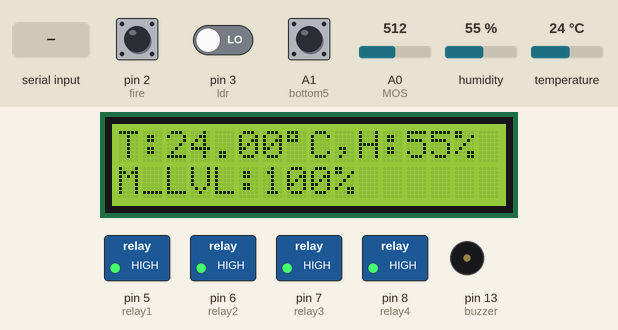
Recording of a sketch running on a simulated Arduino Uno, built with avr-gcc and run on an emulated ATmega328P. On the bench: 16×2 character LCD, switched loads named in the sketch (green lamp = pin HIGH), buzzer (waves = sounding, pin HIGH). The inputs (shaded band) are chosen by the test bench; at power-on: humidity 55 %, A0 (MOS) = 512, pin 2 (fire) HIGH, pin 3 (ldr) LOW, A1 (bottom5) LOW, temperature 24 °C. What the sketch prints to the serial monitor is not drawn.

Above: at 1.2 s.
1.3 s: humidity set to 52 %
At 2.8 s:
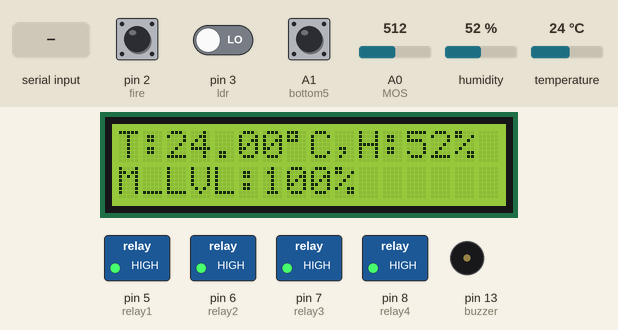
3.6 s: humidity set to 49 %
At 5.3 s:
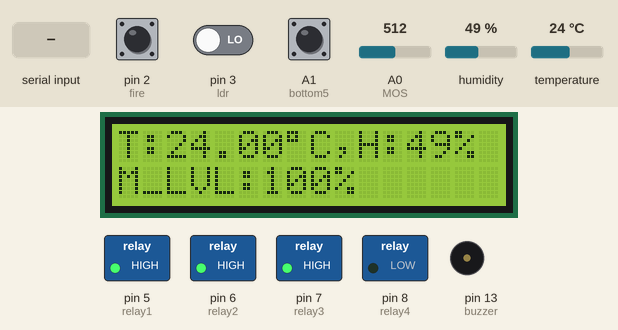
5.7 s: A0 (MOS) set to 612
At 6.2 s:
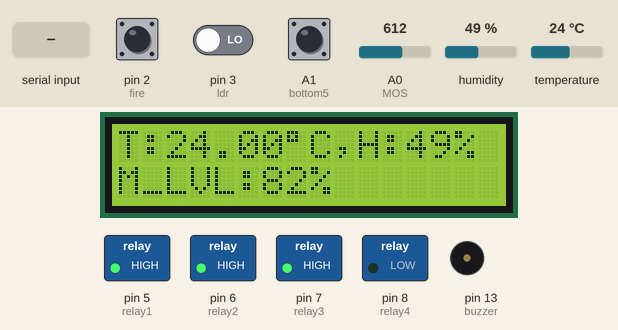
7.2 s: A0 (MOS) set to 638
At 7.5 s:
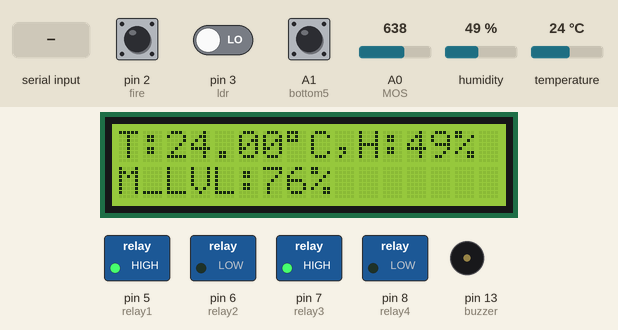
8.7 s: "!" received over Serial
At 9.9 s:
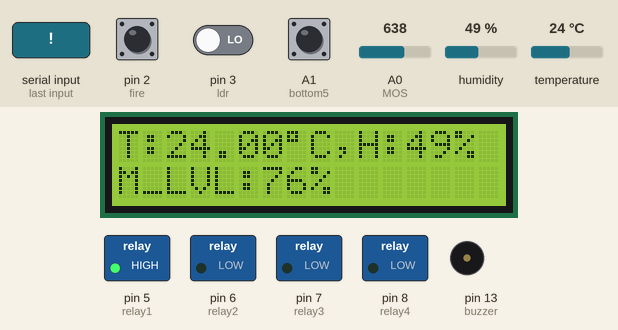
10.2 s: "&" received over Serial
At 11.6 s:
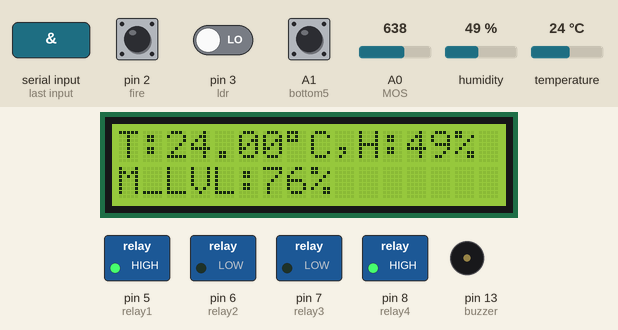
Timing chart, 0 to 12.7 s (numbered marks = the images above; inputs shaded):
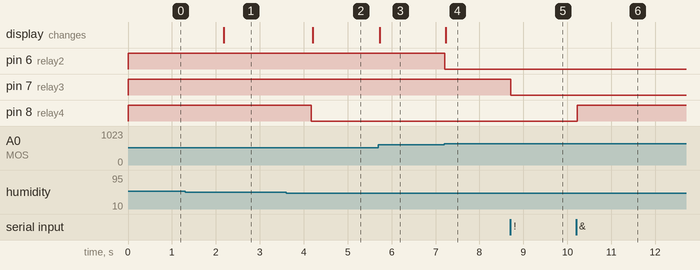

Measured:
- the behaviour switches between 51 and 50 % on humidity (found by bisection; images 1 and 2)
- the behaviour switches between 622 and 623 on A0 (MOS) (found by bisection; images 3 and 4)
- after the input at 1.3 s, the display: changes after 0.88 s (image 1)
- after the input at 3.6 s, pin 8 (relay4): HIGH → LOW after 0.57 s; the display: changes after 0.61 s (image 2)
- after the input at 5.7 s, the display: changes at once (image 3)
- after the input at 7.2 s, pin 6 (relay2): HIGH → LOW at once; the display: changes at once (image 4)
- after the input at 8.7 s, pin 7 (relay3): HIGH → LOW at once
- after the input at 10.2 s, pin 8 (relay4): LOW → HIGH at once

The sketch:

PKB130.ino
```cpp
#include "DHT.h"
#include <LiquidCrystal_I2C.h>

#define DHTPIN  4
#define DHTTYPE DHT11   // DHT 11

#define fire    2
#define ldr     3
#define MOS     A0

#define relay1  5
#define relay2  6
#define relay3  7
#define relay4  8
#define buzzer  13

#define bottom1 9
#define bottom2 10
#define bottom3 11
#define bottom4 12
#define bottom5 A1

DHT dht(DHTPIN, DHTTYPE);
LiquidCrystal_I2C lcd(0x27, 16, 2);

int moisture = 80, h = 0, Humidity = 50, Temperature = 25, MOSTURE = 0, mood = 0;
float t = 0;
int asdfg = 0;

String smss, sms, sms1, sms2, sms3, sms4, sms5;
int temp = 0, n = 0, k = 0, j = 0, jj = 0, jjj = 0, jjjj = 0, jjjjj = 0, jjjjjj = 0, asd = 0;
char str[700], msg[700];

#define REPORTING_PERIOD_MS 1500
uint32_t tsLastReport = 0;

void setup() {
  pinMode(fire, INPUT);
  pinMode(ldr, INPUT);
  pinMode(MOS, INPUT);
  pinMode(bottom1, INPUT);
  pinMode(bottom2, INPUT);
  pinMode(bottom3, INPUT);
  pinMode(bottom4, INPUT);

  pinMode(relay1, OUTPUT);
  pinMode(relay2, OUTPUT);
  pinMode(relay3, OUTPUT);
  pinMode(relay4, OUTPUT);
  pinMode(buzzer, OUTPUT);

  digitalWrite(relay1, HIGH);
  digitalWrite(relay2, HIGH);
  digitalWrite(relay3, HIGH);
  digitalWrite(relay4, HIGH);
  digitalWrite(buzzer, LOW);

  Serial.begin(9600);
  dht.begin();
  lcd.init();
  lcd.backlight();
  lcd.clear();
  lcd.setCursor(0, 0);
  lcd.print("T:");
  lcd.print(t, 2);
  lcd.print((char)223);
  lcd.print("C,H:");
  lcd.print(h);
  lcd.print("%   ");
  lcd.setCursor(0, 1);
  lcd.print("M_LVL:");
  lcd.print(MOSTURE);
  lcd.print("%");
  lcd.print("    ");
}

void loop() {
  serialEvent();
  h = dht.readHumidity();
  t = dht.readTemperature();
  int FIRE = digitalRead(fire);
  int LDR = digitalRead(ldr);
  MOSTURE = analogRead(MOS);
  MOSTURE = map(MOSTURE, 520, 1010, 100, 0);
  if (MOSTURE <= 2) {
    MOSTURE = 0;
  }
  if (MOSTURE >= 100) {
    MOSTURE = 100;
  }

  if (FIRE == 0) {
    digitalWrite(buzzer, HIGH);
  }
  else {
    digitalWrite(buzzer, LOW);
  }
  int BBB = digitalRead(bottom5);
  if (BBB == 1) {
    mood = 1;
  }
  else {
    mood = 0;
  }

  if (mood == 1) {
    int Ba = digitalRead(bottom1);
    int Bb = digitalRead(bottom2);
    int Bc = digitalRead(bottom3);
    int Bd = digitalRead(bottom4);
    if (Ba == 1) {
      digitalWrite(relay1, LOW);
    }
    else {
      digitalWrite(relay1, HIGH);
    }

    if (Bb == 1) {
      digitalWrite(relay2, LOW);
    }
    else {
      digitalWrite(relay2, HIGH);
    }

    if (Bc == 1) {
      digitalWrite(relay3, LOW);
    }
    else {
      digitalWrite(relay3, HIGH);
    }

    if (Bd == 1) {
      digitalWrite(relay4, LOW);
    }
    else {
      digitalWrite(relay4, HIGH);
    }
  }
  else {
    if (LDR == 1) {
      digitalWrite(relay1, LOW);
    }
    else {
      digitalWrite(relay1, HIGH);
    }

    if (MOSTURE >= moisture) {
      digitalWrite(relay2, HIGH);
    }
    else {
      digitalWrite(relay2, LOW);
    }

    if (t >= Temperature) {
      digitalWrite(relay3, LOW);
    }
    else {
      digitalWrite(relay3, HIGH);
    }

    if (h <= Humidity) {
      digitalWrite(relay4, LOW);
    }
    else {
      digitalWrite(relay4, HIGH);
    }
  }

  lcd.setCursor(0, 0);
  lcd.print("T:");
  lcd.print(t, 2);
  lcd.print((char)223);
  lcd.print("C,H:");
  lcd.print(h);
  lcd.print("%   ");
  lcd.setCursor(0, 1);
  lcd.print("M_LVL:");
  lcd.print(MOSTURE);
  lcd.print("%");
  lcd.print("    ");

//  Serial.print(FIRE);
//  Serial.print("\t");
//  Serial.print(LDR);
//  Serial.print("\t");
//  Serial.print(MOSTURE);
//  Serial.print("\t");
//  Serial.print(t);
//  Serial.print("\t");
//  Serial.println(h);

  if (millis() - tsLastReport > REPORTING_PERIOD_MS) {
    if (asdfg == 3) {
      asdfg = 0;
      String sms = "#" + String(t) + "@" + String(h) + "@" + String(MOSTURE) + "@" + String(moisture)  + "@" + String(Temperature) + "@" + String(Humidity) + "*";
      Serial.println(sms);
    }
    else {
      asdfg++;
    }
    tsLastReport = millis();
  }
}


void serialEvent() {
  while (Serial.available()) {
    char ch = (char)Serial.read();
    str[n++] = ch;
    if (ch == '!') {
      temp = 1;
      break;
    }
    if (ch == '&') {
      temp = 2;
      break;
    }

    if (ch == '$') {
      temp = 3;
      break;
    }
  }
  if (temp == 1) {
    for (int i = 0; i < n; i++) {
      if (str[i] == '#') {
        j = i;
      }
      if (str[i] == '!') {
        k = i;
        break;
      }
    }
    int l = 0;
    sms = String(str);
    sms1 = sms.substring(j + 1, k);
    Temperature = sms1.toInt();
    Serial.println(sms1);
    Serial.println(Temperature);
    temp = 0;
    n = 0;
  }
  if (temp == 2) {
    for (int i = 0; i < n; i++) {
      if (str[i] == '#') {
        j = i;
      }
      if (str[i] == '&') {
        k = i;
        break;
      }
    }
    int l = 0;
    sms = String(str);
    sms1 = sms.substring(j + 1, k);
    Humidity = sms1.toInt();
    Serial.println(sms1);
    Serial.println(Humidity);
    temp = 0;
    n = 0;
  }

  if (temp == 3) {
    for (int i = 0; i < n; i++) {
      if (str[i] == '#') {
        j = i;
      }
      if (str[i] == '$') {
        k = i;
        break;
      }
    }
    int l = 0;
    sms = String(str);
    sms1 = sms.substring(j + 1, k);
    moisture = sms1.toInt();
    Serial.println(sms1);
    Serial.println(moisture);
    temp = 0;
    n = 0;
  }
}
```
